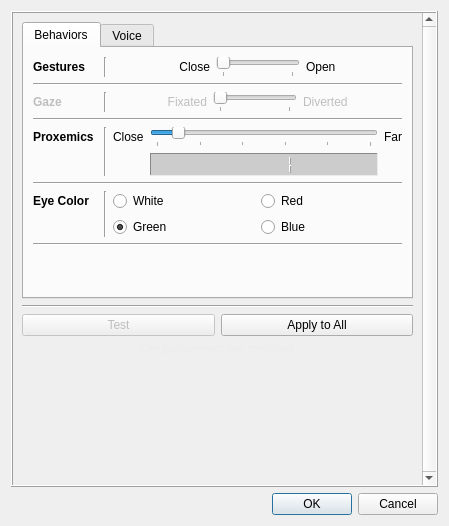
<?xml version="1.0" encoding="UTF-8"?>
<ui version="4.0">
 <class>ParametersDialog</class>
 <widget class="QDialog" name="ParametersDialog">
  <property name="geometry">
   <rect>
    <x>0</x>
    <y>0</y>
    <width>449</width>
    <height>526</height>
   </rect>
  </property>
  <property name="sizePolicy">
   <sizepolicy hsizetype="Expanding" vsizetype="Expanding">
    <horstretch>0</horstretch>
    <verstretch>0</verstretch>
   </sizepolicy>
  </property>
  <property name="minimumSize">
   <size>
    <width>0</width>
    <height>0</height>
   </size>
  </property>
  <property name="maximumSize">
   <size>
    <width>1000</width>
    <height>1000</height>
   </size>
  </property>
  <property name="windowTitle">
   <string>Edit Parameters</string>
  </property>
  <layout class="QGridLayout" name="gridLayout_2">
   <item row="0" column="0">
    <widget class="QScrollArea" name="scrollArea">
     <property name="enabled">
      <bool>true</bool>
     </property>
     <property name="autoFillBackground">
      <bool>true</bool>
     </property>
     <property name="frameShape">
      <enum>QFrame::Box</enum>
     </property>
     <property name="frameShadow">
      <enum>QFrame::Raised</enum>
     </property>
     <property name="lineWidth">
      <number>1</number>
     </property>
     <property name="verticalScrollBarPolicy">
      <enum>Qt::ScrollBarAlwaysOn</enum>
     </property>
     <property name="widgetResizable">
      <bool>true</bool>
     </property>
     <widget class="QWidget" name="scrollAreaWidgetContents">
      <property name="geometry">
       <rect>
        <x>0</x>
        <y>0</y>
        <width>405</width>
        <height>458</height>
       </rect>
      </property>
      <layout class="QGridLayout" name="gridLayout_14">
       <item row="0" column="0">
        <layout class="QVBoxLayout" name="verticalLayout">
         <item>
          <widget class="QTabWidget" name="parametersTabWidget">
           <property name="currentIndex">
            <number>0</number>
           </property>
           <widget class="QWidget" name="nonVerbalParameters">
            <attribute name="title">
             <string>Behaviors</string>
            </attribute>
            <layout class="QGridLayout" name="gridLayout_3">
             <item row="0" column="0">
              <layout class="QGridLayout" name="gridLayout_17">
               <item row="3" column="0">
                <widget class="Line" name="line_3">
                 <property name="orientation">
                  <enum>Qt::Horizontal</enum>
                 </property>
                </widget>
               </item>
               <item row="5" column="0">
                <widget class="Line" name="line_4">
                 <property name="orientation">
                  <enum>Qt::Horizontal</enum>
                 </property>
                </widget>
               </item>
               <item row="6" column="0">
                <layout class="QGridLayout" name="gridLayout_4">
                 <item row="0" column="2">
                  <widget class="QRadioButton" name="whiteEyeColorRadioButton">
                   <property name="text">
                    <string>White</string>
                   </property>
                   <property name="checked">
                    <bool>false</bool>
                   </property>
                  </widget>
                 </item>
                 <item row="0" column="3">
                  <widget class="QRadioButton" name="redEyeColorRadioButton">
                   <property name="text">
                    <string>Red</string>
                   </property>
                  </widget>
                 </item>
                 <item row="0" column="0">
                  <widget class="QLabel" name="label">
                   <property name="sizePolicy">
                    <sizepolicy hsizetype="Fixed" vsizetype="Preferred">
                     <horstretch>0</horstretch>
                     <verstretch>0</verstretch>
                    </sizepolicy>
                   </property>
                   <property name="minimumSize">
                    <size>
                     <width>65</width>
                     <height>0</height>
                    </size>
                   </property>
                   <property name="font">
                    <font>
                     <weight>75</weight>
                     <bold>true</bold>
                    </font>
                   </property>
                   <property name="text">
                    <string>Eye Color</string>
                   </property>
                  </widget>
                 </item>
                 <item row="1" column="3">
                  <widget class="QRadioButton" name="blueEyeColorRadioButton">
                   <property name="text">
                    <string>Blue</string>
                   </property>
                  </widget>
                 </item>
                 <item row="1" column="2">
                  <widget class="QRadioButton" name="greenEyeColorRadioButton">
                   <property name="text">
                    <string>Green</string>
                   </property>
                   <property name="checked">
                    <bool>true</bool>
                   </property>
                  </widget>
                 </item>
                 <item row="0" column="1" rowspan="2">
                  <widget class="Line" name="line_9">
                   <property name="orientation">
                    <enum>Qt::Vertical</enum>
                   </property>
                  </widget>
                 </item>
                </layout>
               </item>
               <item row="2" column="0">
                <layout class="QGridLayout" name="gridLayout_28">
                 <item row="0" column="3">
                  <widget class="QLabel" name="label_12">
                   <property name="enabled">
                    <bool>false</bool>
                   </property>
                   <property name="text">
                    <string>Fixated</string>
                   </property>
                   <property name="alignment">
                    <set>Qt::AlignRight|Qt::AlignTrailing|Qt::AlignVCenter</set>
                   </property>
                  </widget>
                 </item>
                 <item row="0" column="0">
                  <widget class="QLabel" name="label_7">
                   <property name="enabled">
                    <bool>false</bool>
                   </property>
                   <property name="sizePolicy">
                    <sizepolicy hsizetype="Fixed" vsizetype="Fixed">
                     <horstretch>0</horstretch>
                     <verstretch>0</verstretch>
                    </sizepolicy>
                   </property>
                   <property name="minimumSize">
                    <size>
                     <width>65</width>
                     <height>0</height>
                    </size>
                   </property>
                   <property name="font">
                    <font>
                     <weight>75</weight>
                     <bold>true</bold>
                    </font>
                   </property>
                   <property name="text">
                    <string>Gaze</string>
                   </property>
                  </widget>
                 </item>
                 <item row="0" column="2">
                  <spacer name="horizontalSpacer_6">
                   <property name="orientation">
                    <enum>Qt::Horizontal</enum>
                   </property>
                   <property name="sizeHint" stdset="0">
                    <size>
                     <width>40</width>
                     <height>20</height>
                    </size>
                   </property>
                  </spacer>
                 </item>
                 <item row="0" column="6">
                  <spacer name="horizontalSpacer_7">
                   <property name="orientation">
                    <enum>Qt::Horizontal</enum>
                   </property>
                   <property name="sizeHint" stdset="0">
                    <size>
                     <width>40</width>
                     <height>20</height>
                    </size>
                   </property>
                  </spacer>
                 </item>
                 <item row="0" column="1">
                  <widget class="Line" name="line_6">
                   <property name="orientation">
                    <enum>Qt::Vertical</enum>
                   </property>
                  </widget>
                 </item>
                 <item row="0" column="5">
                  <widget class="QLabel" name="label_13">
                   <property name="enabled">
                    <bool>false</bool>
                   </property>
                   <property name="text">
                    <string>Diverted</string>
                   </property>
                   <property name="alignment">
                    <set>Qt::AlignLeading|Qt::AlignLeft|Qt::AlignVCenter</set>
                   </property>
                  </widget>
                 </item>
                 <item row="0" column="4">
                  <widget class="QSlider" name="gazePatternSlider">
                   <property name="enabled">
                    <bool>false</bool>
                   </property>
                   <property name="sizePolicy">
                    <sizepolicy hsizetype="Expanding" vsizetype="Fixed">
                     <horstretch>0</horstretch>
                     <verstretch>0</verstretch>
                    </sizepolicy>
                   </property>
                   <property name="maximum">
                    <number>1</number>
                   </property>
                   <property name="pageStep">
                    <number>1</number>
                   </property>
                   <property name="value">
                    <number>0</number>
                   </property>
                   <property name="sliderPosition">
                    <number>0</number>
                   </property>
                   <property name="orientation">
                    <enum>Qt::Horizontal</enum>
                   </property>
                   <property name="tickPosition">
                    <enum>QSlider::TicksBelow</enum>
                   </property>
                  </widget>
                 </item>
                </layout>
               </item>
               <item row="7" column="0">
                <widget class="Line" name="line_5">
                 <property name="orientation">
                  <enum>Qt::Horizontal</enum>
                 </property>
                </widget>
               </item>
               <item row="4" column="0">
                <layout class="QGridLayout" name="gridLayout_25">
                 <item row="1" column="3">
                  <widget class="QLCDNumber" name="proxemicsLcdNumber">
                   <property name="enabled">
                    <bool>true</bool>
                   </property>
                   <property name="autoFillBackground">
                    <bool>false</bool>
                   </property>
                   <property name="styleSheet">
                    <string notr="true">background-color: rgb(204, 204, 204);</string>
                   </property>
                   <property name="frameShape">
                    <enum>QFrame::Panel</enum>
                   </property>
                   <property name="frameShadow">
                    <enum>QFrame::Sunken</enum>
                   </property>
                   <property name="lineWidth">
                    <number>1</number>
                   </property>
                   <property name="smallDecimalPoint">
                    <bool>true</bool>
                   </property>
                   <property name="value" stdset="0">
                    <double>1.000000000000000</double>
                   </property>
                  </widget>
                 </item>
                 <item row="0" column="0">
                  <widget class="QLabel" name="label_8">
                   <property name="sizePolicy">
                    <sizepolicy hsizetype="Fixed" vsizetype="Fixed">
                     <horstretch>0</horstretch>
                     <verstretch>0</verstretch>
                    </sizepolicy>
                   </property>
                   <property name="minimumSize">
                    <size>
                     <width>65</width>
                     <height>0</height>
                    </size>
                   </property>
                   <property name="font">
                    <font>
                     <weight>75</weight>
                     <bold>true</bold>
                    </font>
                   </property>
                   <property name="text">
                    <string>Proxemics</string>
                   </property>
                  </widget>
                 </item>
                 <item row="0" column="2">
                  <widget class="QLabel" name="label_5">
                   <property name="text">
                    <string>Close</string>
                   </property>
                  </widget>
                 </item>
                 <item row="0" column="3">
                  <widget class="QSlider" name="proxemicsSlider">
                   <property name="sizePolicy">
                    <sizepolicy hsizetype="Expanding" vsizetype="Fixed">
                     <horstretch>0</horstretch>
                     <verstretch>0</verstretch>
                    </sizepolicy>
                   </property>
                   <property name="minimum">
                    <number>0</number>
                   </property>
                   <property name="maximum">
                    <number>10</number>
                   </property>
                   <property name="pageStep">
                    <number>1</number>
                   </property>
                   <property name="value">
                    <number>1</number>
                   </property>
                   <property name="sliderPosition">
                    <number>1</number>
                   </property>
                   <property name="orientation">
                    <enum>Qt::Horizontal</enum>
                   </property>
                   <property name="tickPosition">
                    <enum>QSlider::TicksBelow</enum>
                   </property>
                   <property name="tickInterval">
                    <number>2</number>
                   </property>
                  </widget>
                 </item>
                 <item row="0" column="4">
                  <widget class="QLabel" name="label_4">
                   <property name="text">
                    <string>Far</string>
                   </property>
                   <property name="alignment">
                    <set>Qt::AlignLeading|Qt::AlignLeft|Qt::AlignVCenter</set>
                   </property>
                  </widget>
                 </item>
                 <item row="0" column="1" rowspan="2">
                  <widget class="Line" name="line_8">
                   <property name="orientation">
                    <enum>Qt::Vertical</enum>
                   </property>
                  </widget>
                 </item>
                </layout>
               </item>
               <item row="0" column="0">
                <layout class="QGridLayout" name="gridLayout_24">
                 <item row="0" column="5">
                  <widget class="QLabel" name="label_3">
                   <property name="text">
                    <string>Open</string>
                   </property>
                   <property name="alignment">
                    <set>Qt::AlignLeading|Qt::AlignLeft|Qt::AlignVCenter</set>
                   </property>
                  </widget>
                 </item>
                 <item row="0" column="4">
                  <widget class="QSlider" name="gestureOpennessSlider">
                   <property name="sizePolicy">
                    <sizepolicy hsizetype="Fixed" vsizetype="Fixed">
                     <horstretch>0</horstretch>
                     <verstretch>0</verstretch>
                    </sizepolicy>
                   </property>
                   <property name="minimum">
                    <number>0</number>
                   </property>
                   <property name="maximum">
                    <number>1</number>
                   </property>
                   <property name="pageStep">
                    <number>1</number>
                   </property>
                   <property name="value">
                    <number>0</number>
                   </property>
                   <property name="orientation">
                    <enum>Qt::Horizontal</enum>
                   </property>
                   <property name="tickPosition">
                    <enum>QSlider::TicksBelow</enum>
                   </property>
                  </widget>
                 </item>
                 <item row="0" column="2">
                  <spacer name="horizontalSpacer_4">
                   <property name="orientation">
                    <enum>Qt::Horizontal</enum>
                   </property>
                   <property name="sizeHint" stdset="0">
                    <size>
                     <width>40</width>
                     <height>20</height>
                    </size>
                   </property>
                  </spacer>
                 </item>
                 <item row="0" column="3">
                  <widget class="QLabel" name="label_10">
                   <property name="text">
                    <string>Close</string>
                   </property>
                   <property name="alignment">
                    <set>Qt::AlignRight|Qt::AlignTrailing|Qt::AlignVCenter</set>
                   </property>
                  </widget>
                 </item>
                 <item row="0" column="6">
                  <spacer name="horizontalSpacer_5">
                   <property name="orientation">
                    <enum>Qt::Horizontal</enum>
                   </property>
                   <property name="sizeHint" stdset="0">
                    <size>
                     <width>40</width>
                     <height>20</height>
                    </size>
                   </property>
                  </spacer>
                 </item>
                 <item row="0" column="0">
                  <widget class="QLabel" name="label_2">
                   <property name="sizePolicy">
                    <sizepolicy hsizetype="Fixed" vsizetype="Preferred">
                     <horstretch>0</horstretch>
                     <verstretch>0</verstretch>
                    </sizepolicy>
                   </property>
                   <property name="minimumSize">
                    <size>
                     <width>65</width>
                     <height>0</height>
                    </size>
                   </property>
                   <property name="font">
                    <font>
                     <weight>75</weight>
                     <bold>true</bold>
                    </font>
                   </property>
                   <property name="text">
                    <string>Gestures</string>
                   </property>
                  </widget>
                 </item>
                 <item row="0" column="1">
                  <widget class="Line" name="line_7">
                   <property name="orientation">
                    <enum>Qt::Vertical</enum>
                   </property>
                  </widget>
                 </item>
                </layout>
               </item>
               <item row="1" column="0">
                <widget class="Line" name="line">
                 <property name="orientation">
                  <enum>Qt::Horizontal</enum>
                 </property>
                </widget>
               </item>
              </layout>
             </item>
             <item row="1" column="0">
              <spacer name="verticalSpacer_2">
               <property name="orientation">
                <enum>Qt::Vertical</enum>
               </property>
               <property name="sizeHint" stdset="0">
                <size>
                 <width>20</width>
                 <height>40</height>
                </size>
               </property>
              </spacer>
             </item>
            </layout>
           </widget>
           <widget class="QWidget" name="voiceParameters">
            <attribute name="title">
             <string>Voice</string>
            </attribute>
            <layout class="QGridLayout" name="gridLayout_18">
             <item row="0" column="0">
              <widget class="QGroupBox" name="groupBox_9">
               <property name="font">
                <font>
                 <weight>75</weight>
                 <bold>true</bold>
                </font>
               </property>
               <property name="title">
                <string>Voice</string>
               </property>
               <layout class="QGridLayout" name="gridLayout_29">
                <item row="0" column="0">
                 <layout class="QGridLayout" name="gridLayout_30">
                  <item row="3" column="4">
                   <widget class="QLabel" name="label_21">
                    <property name="text">
                     <string>Fast</string>
                    </property>
                   </widget>
                  </item>
                  <item row="5" column="2">
                   <widget class="QSlider" name="voiceProsodySlider">
                    <property name="sizePolicy">
                     <sizepolicy hsizetype="Expanding" vsizetype="Fixed">
                      <horstretch>0</horstretch>
                      <verstretch>0</verstretch>
                     </sizepolicy>
                    </property>
                    <property name="minimum">
                     <number>0</number>
                    </property>
                    <property name="maximum">
                     <number>1</number>
                    </property>
                    <property name="singleStep">
                     <number>1</number>
                    </property>
                    <property name="pageStep">
                     <number>1</number>
                    </property>
                    <property name="value">
                     <number>0</number>
                    </property>
                    <property name="orientation">
                     <enum>Qt::Horizontal</enum>
                    </property>
                    <property name="tickPosition">
                     <enum>QSlider::TicksBelow</enum>
                    </property>
                    <property name="tickInterval">
                     <number>1</number>
                    </property>
                   </widget>
                  </item>
                  <item row="3" column="0">
                   <widget class="QLabel" name="label_18">
                    <property name="text">
                     <string>Slow</string>
                    </property>
                   </widget>
                  </item>
                  <item row="1" column="4">
                   <widget class="QLabel" name="label_6">
                    <property name="text">
                     <string>High</string>
                    </property>
                   </widget>
                  </item>
                  <item row="1" column="0">
                   <widget class="QLabel" name="label_15">
                    <property name="text">
                     <string>Low</string>
                    </property>
                   </widget>
                  </item>
                  <item row="3" column="1" colspan="3">
                   <widget class="QSlider" name="voiceSpeedSlider">
                    <property name="minimum">
                     <number>-4</number>
                    </property>
                    <property name="maximum">
                     <number>4</number>
                    </property>
                    <property name="pageStep">
                     <number>1</number>
                    </property>
                    <property name="orientation">
                     <enum>Qt::Horizontal</enum>
                    </property>
                    <property name="tickPosition">
                     <enum>QSlider::TicksBelow</enum>
                    </property>
                    <property name="tickInterval">
                     <number>2</number>
                    </property>
                   </widget>
                  </item>
                  <item row="2" column="1" colspan="3">
                   <widget class="QLabel" name="voiceSpeedLabel">
                    <property name="sizePolicy">
                     <sizepolicy hsizetype="Preferred" vsizetype="Preferred">
                      <horstretch>0</horstretch>
                      <verstretch>0</verstretch>
                     </sizepolicy>
                    </property>
                    <property name="text">
                     <string>Speed</string>
                    </property>
                    <property name="alignment">
                     <set>Qt::AlignCenter</set>
                    </property>
                   </widget>
                  </item>
                  <item row="1" column="1" colspan="3">
                   <widget class="QSlider" name="voicePitchSlider">
                    <property name="sizePolicy">
                     <sizepolicy hsizetype="Expanding" vsizetype="Fixed">
                      <horstretch>0</horstretch>
                      <verstretch>0</verstretch>
                     </sizepolicy>
                    </property>
                    <property name="minimum">
                     <number>-4</number>
                    </property>
                    <property name="maximum">
                     <number>4</number>
                    </property>
                    <property name="singleStep">
                     <number>1</number>
                    </property>
                    <property name="pageStep">
                     <number>1</number>
                    </property>
                    <property name="value">
                     <number>0</number>
                    </property>
                    <property name="orientation">
                     <enum>Qt::Horizontal</enum>
                    </property>
                    <property name="tickPosition">
                     <enum>QSlider::TicksBelow</enum>
                    </property>
                    <property name="tickInterval">
                     <number>2</number>
                    </property>
                   </widget>
                  </item>
                  <item row="0" column="1" colspan="3">
                   <widget class="QLabel" name="voicePitchLabel">
                    <property name="sizePolicy">
                     <sizepolicy hsizetype="Preferred" vsizetype="Preferred">
                      <horstretch>0</horstretch>
                      <verstretch>0</verstretch>
                     </sizepolicy>
                    </property>
                    <property name="text">
                     <string>Pitch</string>
                    </property>
                    <property name="alignment">
                     <set>Qt::AlignCenter</set>
                    </property>
                   </widget>
                  </item>
                  <item row="4" column="2">
                   <widget class="QLabel" name="label_16">
                    <property name="text">
                     <string>Prosody</string>
                    </property>
                    <property name="alignment">
                     <set>Qt::AlignCenter</set>
                    </property>
                   </widget>
                  </item>
                  <item row="4" column="1">
                   <spacer name="horizontalSpacer_2">
                    <property name="orientation">
                     <enum>Qt::Horizontal</enum>
                    </property>
                    <property name="sizeHint" stdset="0">
                     <size>
                      <width>40</width>
                      <height>20</height>
                     </size>
                    </property>
                   </spacer>
                  </item>
                  <item row="4" column="3">
                   <spacer name="horizontalSpacer_3">
                    <property name="orientation">
                     <enum>Qt::Horizontal</enum>
                    </property>
                    <property name="sizeHint" stdset="0">
                     <size>
                      <width>40</width>
                      <height>20</height>
                     </size>
                    </property>
                   </spacer>
                  </item>
                  <item row="5" column="0" colspan="2">
                   <widget class="QLabel" name="label_17">
                    <property name="layoutDirection">
                     <enum>Qt::LeftToRight</enum>
                    </property>
                    <property name="text">
                     <string>Weak</string>
                    </property>
                    <property name="alignment">
                     <set>Qt::AlignRight|Qt::AlignTrailing|Qt::AlignVCenter</set>
                    </property>
                   </widget>
                  </item>
                  <item row="5" column="3" colspan="2">
                   <widget class="QLabel" name="label_22">
                    <property name="text">
                     <string>Strong</string>
                    </property>
                   </widget>
                  </item>
                 </layout>
                </item>
               </layout>
              </widget>
             </item>
             <item row="1" column="0">
              <spacer name="verticalSpacer_4">
               <property name="orientation">
                <enum>Qt::Vertical</enum>
               </property>
               <property name="sizeHint" stdset="0">
                <size>
                 <width>20</width>
                 <height>40</height>
                </size>
               </property>
              </spacer>
             </item>
            </layout>
           </widget>
          </widget>
         </item>
         <item>
          <widget class="Line" name="line_2">
           <property name="orientation">
            <enum>Qt::Horizontal</enum>
           </property>
          </widget>
         </item>
         <item>
          <layout class="QGridLayout" name="gridLayout_32">
           <item row="0" column="1">
            <widget class="QPushButton" name="behavioralParametersApplyToAllButton">
             <property name="text">
              <string>Apply to All</string>
             </property>
            </widget>
           </item>
           <item row="1" column="0" colspan="2">
            <widget class="QLabel" name="warningLabel">
             <property name="font">
              <font>
               <italic>true</italic>
              </font>
             </property>
             <property name="styleSheet">
              <string notr="true">color: rgb(236, 236, 236);</string>
             </property>
             <property name="text">
              <string>The parameters are modified.</string>
             </property>
             <property name="alignment">
              <set>Qt::AlignCenter</set>
             </property>
            </widget>
           </item>
           <item row="0" column="0">
            <widget class="QPushButton" name="testBehavioralParametersButton">
             <property name="enabled">
              <bool>false</bool>
             </property>
             <property name="text">
              <string>Test</string>
             </property>
            </widget>
           </item>
          </layout>
         </item>
         <item>
          <layout class="QGridLayout" name="gridLayout"/>
         </item>
         <item>
          <spacer name="verticalSpacer">
           <property name="orientation">
            <enum>Qt::Vertical</enum>
           </property>
           <property name="sizeHint" stdset="0">
            <size>
             <width>20</width>
             <height>40</height>
            </size>
           </property>
          </spacer>
         </item>
        </layout>
       </item>
      </layout>
     </widget>
    </widget>
   </item>
   <item row="1" column="0">
    <widget class="QDialogButtonBox" name="buttonBox">
     <property name="orientation">
      <enum>Qt::Horizontal</enum>
     </property>
     <property name="standardButtons">
      <set>QDialogButtonBox::Cancel|QDialogButtonBox::Ok</set>
     </property>
    </widget>
   </item>
  </layout>
 </widget>
 <resources/>
 <connections>
  <connection>
   <sender>buttonBox</sender>
   <signal>rejected()</signal>
   <receiver>ParametersDialog</receiver>
   <slot>reject()</slot>
   <hints>
    <hint type="sourcelabel">
     <x>316</x>
     <y>260</y>
    </hint>
    <hint type="destinationlabel">
     <x>286</x>
     <y>274</y>
    </hint>
   </hints>
  </connection>
  <connection>
   <sender>buttonBox</sender>
   <signal>accepted()</signal>
   <receiver>ParametersDialog</receiver>
   <slot>accept()</slot>
   <hints>
    <hint type="sourcelabel">
     <x>248</x>
     <y>254</y>
    </hint>
    <hint type="destinationlabel">
     <x>157</x>
     <y>274</y>
    </hint>
   </hints>
  </connection>
 </connections>
</ui>
